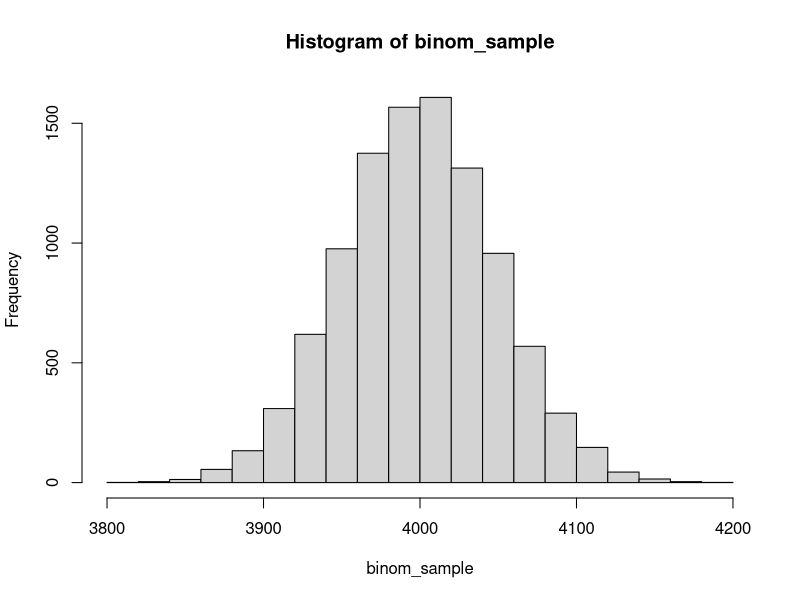
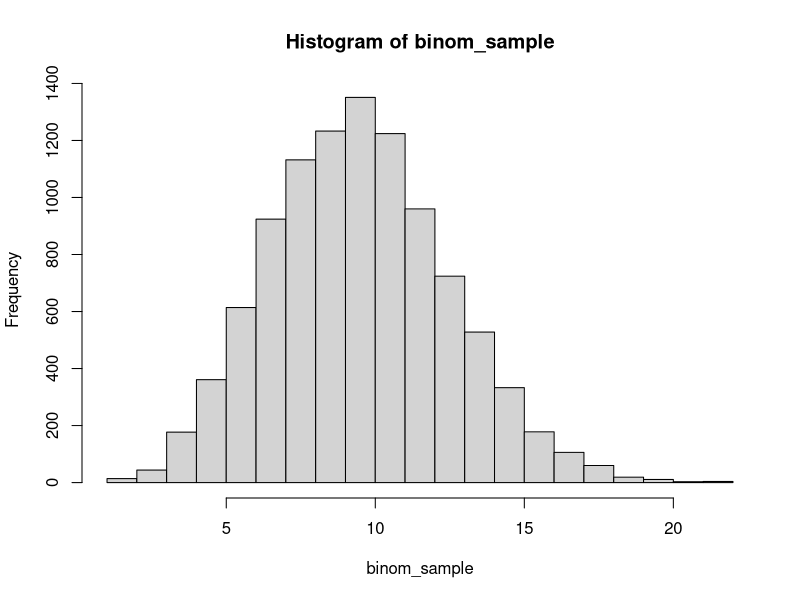
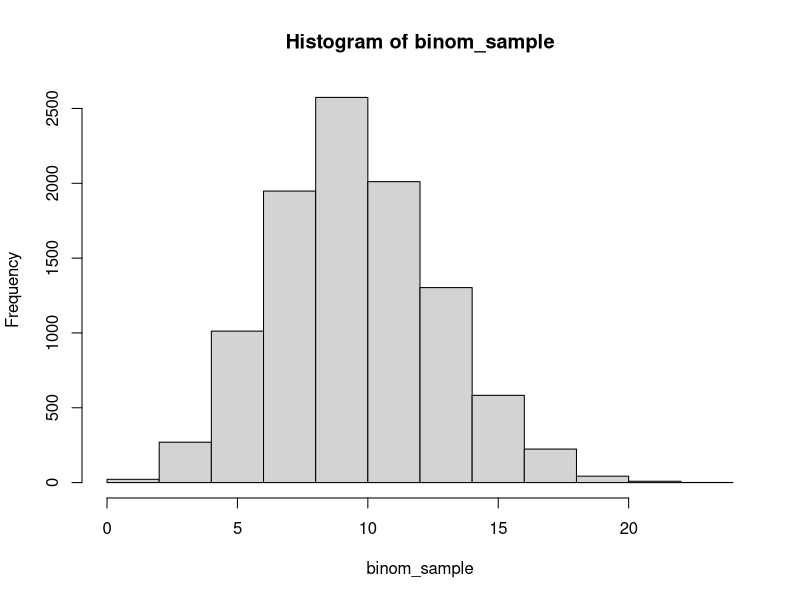

These charts were generated, in order, by the following R code:
# Lab 5
library(ggplot2)
library(reshape2)

# Normal approximation to the binomial
# try is with a reasonable sample
s <- 10000
p <- .4
n <- 10000
set.seed(3)
binom_sample <- rbinom(n, s, p)
set.seed(2)
norm_sample <- rnorm(n, s*p, s*p*(1-p))

s*p
s*(1-p)

hist(binom_sample)
sum(binom_sample<3907)/n # tail probability using binomial sample

z <- (3907 - s*p)/sqrt(s*p*(1-p))
pnorm(z) # tail probability using normal approximation

# try it with a sample that barely fulfills the requirement
s <- 100
p <- .1
n <- 10000
set.seed(3)
binom_sample <- rbinom(n, s, p)
set.seed(2)
norm_sample <- rnorm(n, s*p, s*p*(1-p))

s*p
s*(1-p)

hist(binom_sample)
# lets find the probability of >5 success using binom_sample and compare 
# that to using the normal approximation 
sum(binom_sample<5)/n # tail probability using binomial sample

z <- (5 - s*p)/sqrt(s*p*(1-p))
pnorm(z) # tail probability using normal approximation

# try it with an extreme example
s <- 10**10
p <- 10**(-9)
n <- 10000
set.seed(3)
binom_sample <- rbinom(n, s, p)
set.seed(2)
norm_sample <- rnorm(n, s*p, s*p*(1-p))

s*p
s*(1-p)

hist(binom_sample)
# lets find the probability of >5 success using binom_sample and compare 
# that to using the normal approximation 
sum(binom_sample<5)/n # tail probability using binomial sample

z <- (5 - s*p)/sqrt(s*p*(1-p))
pnorm(z) # tail probability using normal approximation

# why is it not appropriate to always assume the np >= 10, np(1-p) >= 10 rule works?
# regardless of p, does having s >= 30 allow us to use normal approimation to the binomial? Try it out

# Homework 3 qusetion 4 simulation
sample1 <- rbinom(1000, 50, 4/33)
sample2 <- rbinom(1000, 50, 7/40)
mean(sample1 + sample2)/(50 + 50)

sample1 <- rbinom(1000, 40, 4/33)
sample2 <- rbinom(1000, 60, 7/40)
mean(sample1 + sample2)/(40 + 60)

# slide 15
diff <- c(.005, .050, .035, .042, .043, .052)
sd_diff <- c(.043, .044, .074, .086, .106, .125)

mean(diff)
var_diff <- sd_diff**2
sqrt(mean(var_diff)) # mean sd_diff
sqrt(sum(sd_diff**2)/length(sd_diff)) # expanded calculation of mean sd_diff
# compare to
mean(sd_diff)


# Challenge
# Pick up where left off last lab

# Create an Rmarkdown file
# generate a data frame with one variable called binomial generated by a bimon(4, .3) 
# and two variables called normal1, normal2 generated by norm(13, 2.3) and norm(2, 7.1)
# create a scatter plot of normal1 and normal2 
# Describe the graph
# generate a pdf that shows the graph and your description, but not the code
# If you've done all that, go head and look at summary statistics
# if you consider the variables binomial as a grouping, how do the groups differ (if at all)?
# what is the mean, varirance, and standard deviation of these groups?

# Use ggplot to graph the two normal samples created above and color by their value given 
# by your binomial sample
# Create a new variable called "shifted normal1" that equals binomial + normal1, look at a scatter plot 
# of shifted normal1 and normal2

# Assume you want check if the proportion of dog owners in Ann Arbor is the same as that in Ypsilanti.
# You know that 30% of people in AA own dogs, and you took a random sample from Ypsi where 2 out of 
# 10 are dog owners. What ways can you think of to check if these proportions are about the same or are 
# too different to make that conclusion? What methods could you use that have been covered in class? 
# Try them out.

